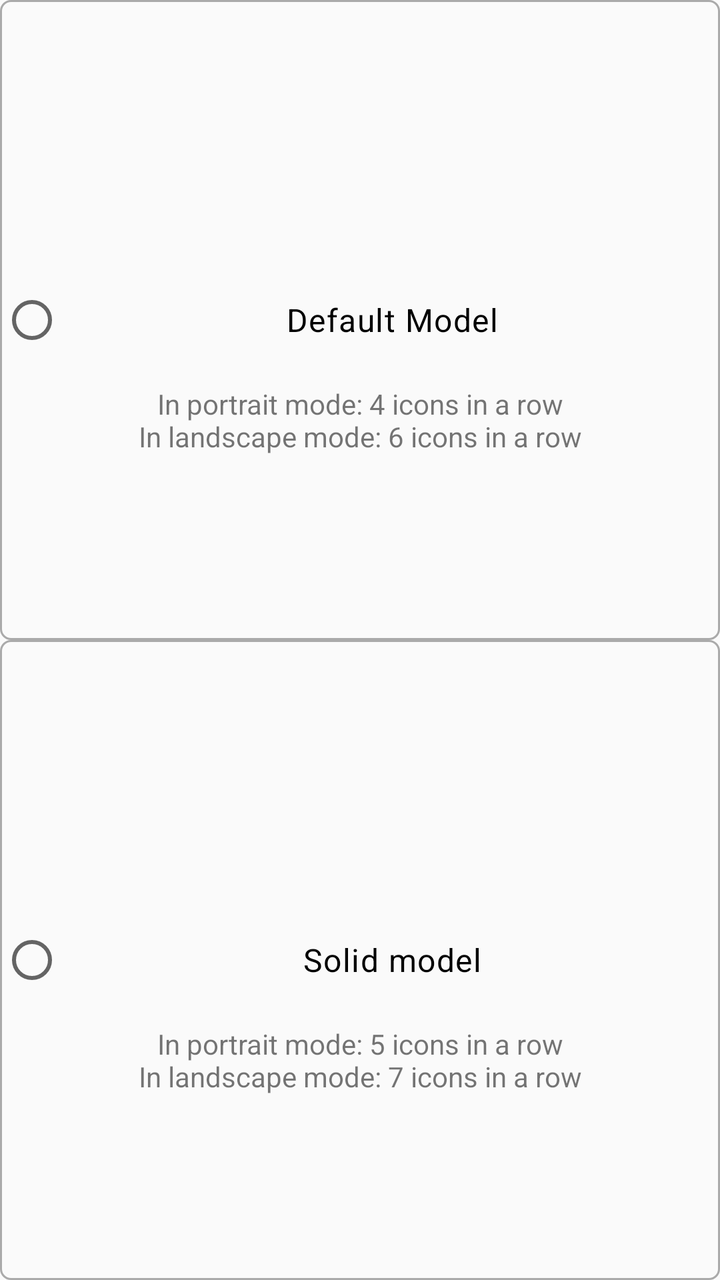
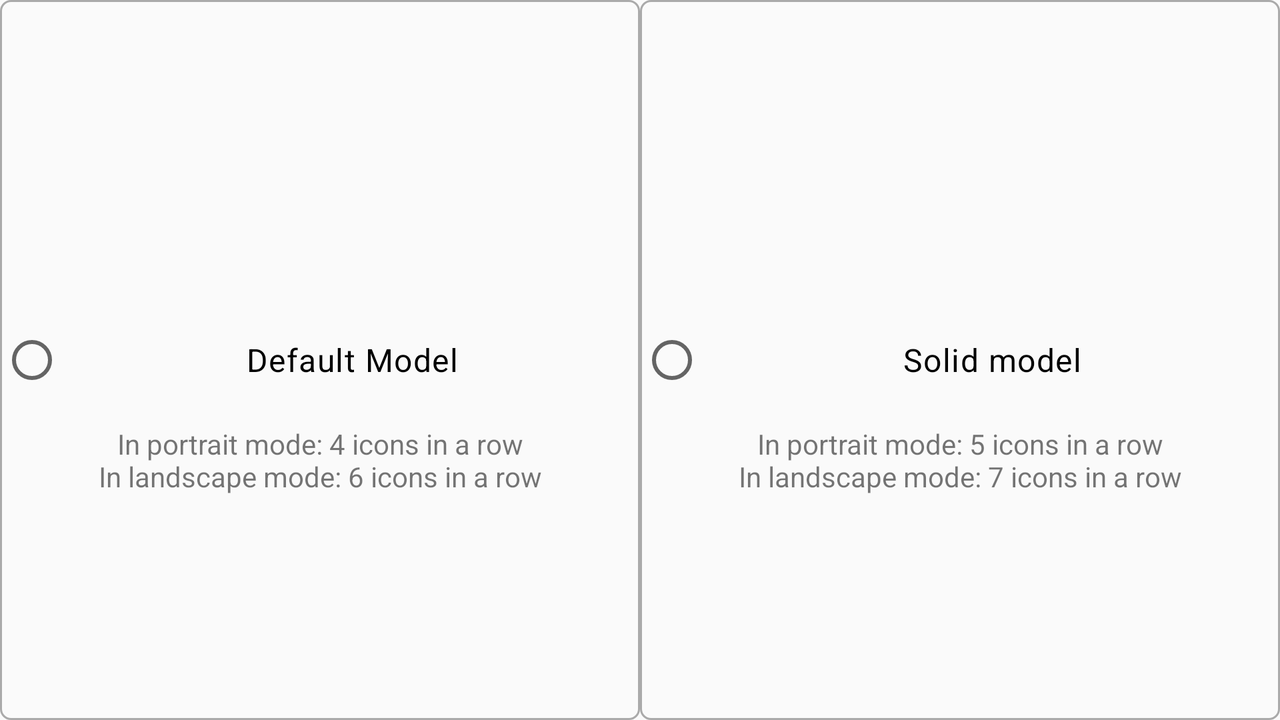

Two renders of one Android screen. The first uses the default layout on a phone; the second uses the alternative layout the repository ships for a different screen configuration, on a matching device. The two XML files are below.
<!-- AndroidManifest.xml: application theme AppThemeLight -->
<!-- res/layout/activity_welcome_page_model_fragment.xml -->
<?xml version="1.0" encoding="utf-8"?>
<androidx.constraintlayout.widget.ConstraintLayout
        xmlns:android="http://schemas.android.com/apk/res/android"
        android:layout_width="match_parent"
        android:layout_height="match_parent">

    <RadioGroup
            android:id="@+id/rb_model"
            android:layout_width="match_parent"
            android:layout_height="match_parent"
            android:layout_margin="@dimen/offset">
        <androidx.appcompat.widget.AppCompatRadioButton
                style="@style/activity_welcome_page_radio_button"
                android:id="@+id/rb_default"
                android:text="@string/activity_welcome_page_model_default" />

        <androidx.appcompat.widget.AppCompatRadioButton
                style="@style/activity_welcome_page_radio_button"
                android:id="@+id/rb_solid"
                android:text="@string/activity_welcome_page_model_solid" />
    </RadioGroup>

    <LinearLayout
            android:layout_width="match_parent"
            android:layout_height="match_parent"
            android:orientation="vertical">
        <TextView
                android:layout_width="match_parent"
                android:layout_height="match_parent"
                android:layout_marginTop="100dp"
                android:layout_gravity="center"
                android:layout_weight="1"
                android:gravity="center"
                android:text="@string/activity_welcome_page_model_default_description" />

        <TextView
                android:layout_width="match_parent"
                android:layout_height="match_parent"
                android:layout_marginTop="100dp"
                android:layout_gravity="center"
                android:layout_weight="1"
                android:gravity="center"
                android:text="@string/activity_welcome_page_model_solid_description"/>
    </LinearLayout>
</androidx.constraintlayout.widget.ConstraintLayout>
<!-- resources referenced by this layout -->
<resources>
  <string name="activity_welcome_page_model_default">Default Model</string>
  <string name="activity_welcome_page_model_default_description">In portrait mode: 4 icons in a row\nIn landscape mode: 6 icons in a row</string>
  <string name="activity_welcome_page_model_solid">Solid model</string>
  <string name="activity_welcome_page_model_solid_description">In portrait mode: 5 icons in a row\nIn landscape mode: 7 icons in a row</string>
  <style name="activity_welcome_page_radio_button">
          <item name="android:layout_width">match_parent</item>
          <item name="android:layout_height">match_parent</item>
          <item name="android:layout_weight">1</item>
          <item name="android:layout_margin">@dimen/min_offset</item>
          <item name="android:gravity">center</item>
          <item name="android:background">@drawable/radio_button_background</item>
          <item name="android:textAppearance">@style/TextAppearance.MaterialComponents.Body1</item>
      </style>
  <!-- from res/values-v21/ -->
  <style name="AppThemeLight" parent="Theme.AppCompat.Light">
          
          <item name="colorPrimary">@color/colorPrimary</item>
          <item name="colorPrimaryDark">@color/colorPrimaryDark</item>
          <item name="colorAccent">@color/colorAccent</item>
          <item name="preferenceTheme">@style/PreferenceThemeOverlay.v14.Material</item>
  
          <item name="android:windowDrawsSystemBarBackgrounds">true</item>
          <item name="android:statusBarColor">@color/colorPrimaryDark</item>
          <item name="android:windowTranslucentStatus">false</item>
          <item name="android:clipToPadding">false</item>
  
          <item name="android:windowActionBar">false</item>
          <item name="android:windowNoTitle">true</item>
          <item name="windowActionBar">false</item>
          <item name="windowNoTitle">true</item>
  
          <item name="android:windowAnimationStyle">@style/WindowAnimationTransition</item>
      </style>
  <!-- drawable radio_button_background (drawable) -->
  <?xml version="1.0" encoding="utf-8"?>
  <selector xmlns:android="http://schemas.android.com/apk/res/android">
      <item android:state_checked="false">
          <shape android:shape="rectangle">
              <stroke android:width="1dp" android:color="@android:color/darker_gray" />
              <corners android:radius="5dp" />
          </shape>
      </item>
      <item android:state_checked="true">
          <shape android:shape="rectangle">
              <stroke android:width="1dp" android:color="@android:color/darker_gray" />
              <corners android:radius="5dp" />
          </shape>
      </item>
  </selector>
  <color name="colorPrimary">#7B1FA2</color>
  <color name="colorPrimaryDark">@color/colorPrimary</color>
  <color name="colorAccent">#AA00FF</color>
  <style name="WindowAnimationTransition">
          <item name="android:windowEnterAnimation">@android:anim/fade_in</item>
          <item name="android:windowExitAnimation">@android:anim/fade_out</item>
      </style>
</resources>
<!-- res/layout-land/activity_welcome_page_model_fragment.xml (the repository's variant of the layout above) -->
<!-- drawn on the phone turned sideways -->
<?xml version="1.0" encoding="utf-8"?>
<androidx.constraintlayout.widget.ConstraintLayout
        xmlns:android="http://schemas.android.com/apk/res/android"
        android:layout_width="match_parent"
        android:layout_height="match_parent">

    <RadioGroup
            android:id="@+id/rb_model"
            android:layout_width="match_parent"
            android:layout_height="match_parent"
            android:layout_margin="@dimen/offset"
            android:orientation="horizontal">
        <androidx.appcompat.widget.AppCompatRadioButton
                style="@style/activity_welcome_page_radio_button"
                android:id="@+id/rb_default"
                android:text="@string/activity_welcome_page_model_default" />

        <androidx.appcompat.widget.AppCompatRadioButton
                style="@style/activity_welcome_page_radio_button"
                android:id="@+id/rb_solid"
                android:text="@string/activity_welcome_page_model_solid" />
    </RadioGroup>

    <LinearLayout
            android:layout_width="match_parent"
            android:layout_height="match_parent"
            android:layout_marginTop="100dp"
            android:orientation="horizontal">
        <TextView
                android:id="@+id/tv_desc_default"
                android:layout_width="wrap_content"
                android:layout_height="wrap_content"
                android:layout_gravity="center"
                android:layout_weight="1"
                android:textAlignment="center"
                android:text="@string/activity_welcome_page_model_default_description"/>

        <TextView
                android:id="@+id/tv_desc_solid"
                android:layout_width="wrap_content"
                android:layout_height="wrap_content"
                android:layout_gravity="center"
                android:layout_weight="1"
                android:textAlignment="center"
                android:text="@string/activity_welcome_page_model_solid_description"/>
    </LinearLayout>
</androidx.constraintlayout.widget.ConstraintLayout>
